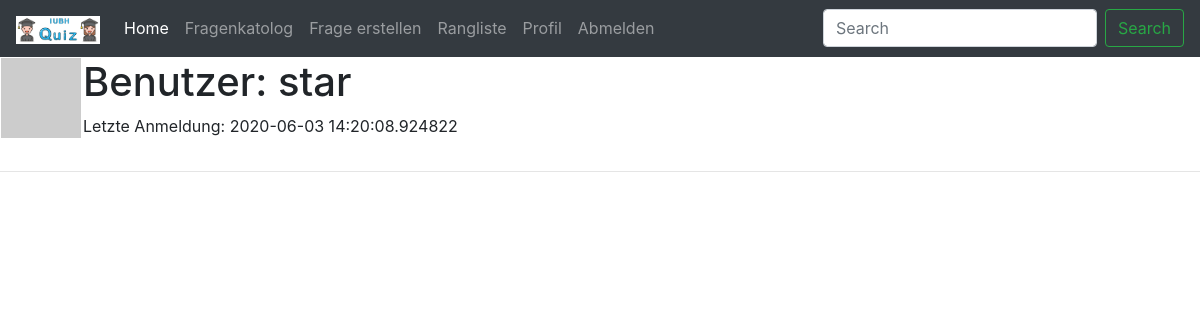
Before: /user/star (signed in) with the older database file.
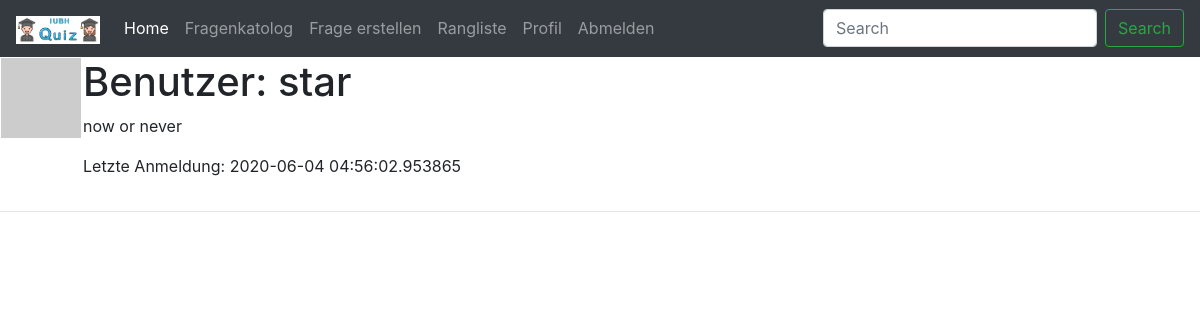
After: the same page with the newer database file.
### app/models.py (models this page shows, shortened)
class User(UserMixin, db.Model):
    id = db.Column(db.Integer, primary_key=True)
    username = db.Column(db.String(64), index=True, unique=True)
    email = db.Column(db.String(120), index=True, unique=True)
    password_hash = db.Column(db.String(128))
    about_me = db.Column(db.String(140))
    last_seen = db.Column(db.DateTime, default=datetime.utcnow)
    def avatar(self, size):
        digest = md5(self.email.lower().encode('utf-8')).hexdigest()
        return f'https://www.gravatar.com/avatar/{digest}?d=identicon&s={size}'

### app/routes.py (the view)
@app.route('/user/<username>')
@login_required
def user(username):
    user = User.query.filter_by(username=username).first_or_404()
    return render_template('user.html', user=user)

### app/models.py (called while the page is built)
@login.user_loader
def load_user(id):
    return User.query.get(int(id))

### app/routes.py (called while the page is built)
@app.before_request
def before_request():
    if current_user.is_authenticated:
        current_user.last_seen = datetime.utcnow()
        db.session.commit()

### app/templates/user.html (shortened to what this page needs)
{% extends "base.html" %}
{% block content %}
    <table>
        <tr valign="top">
            <td><img src="{{ user.avatar(80) }}"></td>
            <td>
                <h1>Benutzer: {{ user.username }}</h1>
                {% if user.about_me %}<p>{{ user.about_me }}</p>{% endif %}
                {% if user.last_seen %}<p>Letzte Anmeldung: {{ user.last_seen }}</p>{% endif %}
            </td>
        </tr>
    </table>
    <hr>
{% endblock %}

### app/templates/base.html (shortened to what this page needs)
<!DOCTYPE html>
<html>
    <head>
        <link rel="stylesheet" href="{{ url_for('static', filename='/css/styles.css') }}" />
        <link rel="stylesheet" href="https://maxcdn.bootstrapcdn.com/bootstrap/4.0.0/css/bootstrap.min.css">
    </head>
    <body>
        <header>
            <nav class="navbar navbar-expand-lg bg-dark navbar-dark">
                <a class="navbar-brand" href="#"><img height="28" alt="Logo" src={{ url_for('static', filename='/img/brand.png') }} /></a>
            <div class="collapse navbar-collapse" id="navbarSupportedContent">
                <ul class="navbar-nav mr-auto">
                    <li class="nav-item active">
                        <a class="nav-link" href="{{ url_for('index') }}">Home <span class="sr-only">(current)</span></a>
                    </li>
                    <li class="nav-item">
                        <a class="nav-link" href="#">Fragenkatolog</a>
                    </li>
                    <li class="nav-item">
                        <a class="nav-link" href="#">Frage erstellen</a>
                    </li>
                    <li class="nav-item">
                        <a class="nav-link" href="#">Rangliste</a>
                    </li>
                    {% if current_user.is_anonymous %}
                    <li class="nav-item">
                        <a class="nav-link" href="{{ url_for('login') }}">Anmelden</a>
                    </li>
                    {% else %}
                    <li class="nav-item">
                        <a class="nav-link" href="{{ url_for('user', username=current_user.username) }}">Profil</a>
                    </li>
                    <li class="nav-item">
                        <a class="nav-link" href="{{ url_for('logout') }}">Abmelden</a>
                    </li>
                    {% endif %}
                </ul>
                <form class="form-inline my-2 my-lg-0">
                    <input class="form-control mr-sm-2" type="search" placeholder="Search" aria-label="Search">
                    <button class="btn btn-outline-success my-2 my-sm-0" type="submit">Search</button>
                </form>
            </div>
            </nav>
        </header>
        {% block content %} {% endblock %}
    </body>
</html>

### app/static/css/styles.css (style rules this page uses)
body { background: aqua; }

Changed rows visible on the page:
changed User "star": about_me (not shown) → "now or never"; last_seen "2020-06-03 14:20:08.924822" → "2020-06-04 04:56:02.953865"
